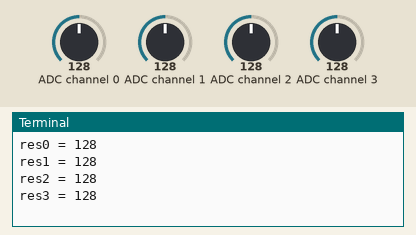
Recording of a program running on a simulated Raspberry Pi (BCM pin numbers). Shown: the last lines printed to the terminal. The test bench sets the inputs (shaded band); at power-on: ADC channel 0 = 128, ADC channel 1 = 128, ADC channel 2 = 128, ADC channel 3 = 128 (analog values on the 0–255 scale).

Above: at 1.2 s.
1.3 s: ADC channel 0 set to 178
At 1.52 s:
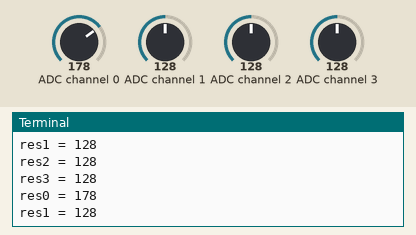
3.2 s: ADC channel 1 set to 178
At 4.9 s:
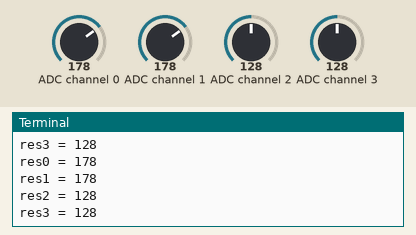
5.1 s: ADC channel 2 set to 178
At 6.5 s:
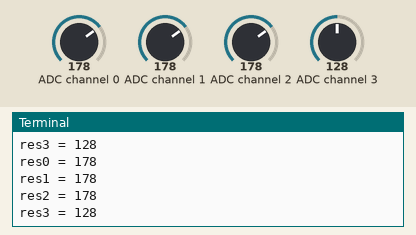
7.0 s: ADC channel 3 set to 178
At 7.8 s:
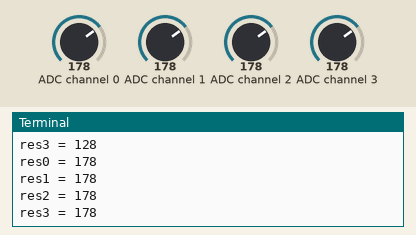
8.9 s: ADC channel 0 set to 247
At 9.96 s:
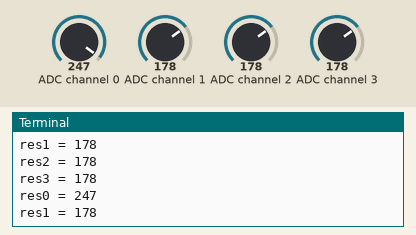
10.8 s: ADC channel 1 set to 247
At 12.5 s:
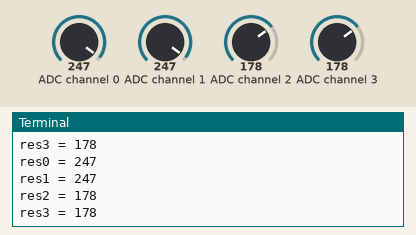
Timing chart, 0 to 13.7 s (numbered marks = the images above; inputs shaded):
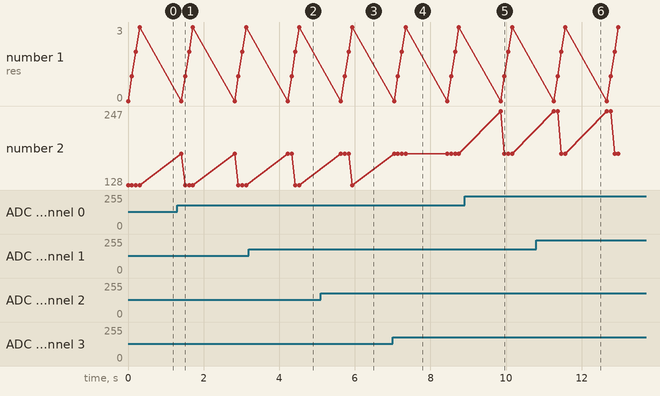

Measured:
- after the input at 1.3 s, the terminal: prints a new line after 0.11 s (image 1)
- after the input at 3.2 s, the terminal: prints a new line after 1.1 s (image 2)
- after the input at 5.1 s, the terminal: prints a new line after 0.73 s (image 3)
- after the input at 7.0 s, the terminal: prints a new line after 0.34 s (image 4)
- after the input at 8.9 s, the terminal: prints a new line after 0.95 s (image 5)
- after the input at 10.8 s, the terminal: prints a new line after 0.56 s (image 6)

The program:

ADC0834.py
```python
#!/usr/bin/env python3
#-----------------------------------------------------
#
#		This is a program for all ADC chip. It
#	convert analog singnal to digital signal.
#
#		This program is most analog signal modules'
#	dependency. Use it like this:
#		`import ADC0834`
#		`sig = ADC0834.getResult(chn)`
#
#	*'chn' should be 0,1,2,3 represent for ch0, ch1, ch2, ch3
#	on ADC0834
#


from gpiozero import OutputDevice,InputDevice
import time

ADC_P_CS  = 17
ADC_P_CLK = 18
ADC_P_DIO = 27

# using default pins for backwards compatibility
def setup(cs=17,clk=18,dio=27):
	global ADC_CS, ADC_CLK, ADC_DIO
	global ADC_P_CS, ADC_P_CLK, ADC_P_DIO
	ADC_P_CS=cs
	ADC_P_CLK=clk
	ADC_P_DIO=dio
	ADC_CS=OutputDevice(ADC_P_CS)
	ADC_CLK=OutputDevice(ADC_P_CLK)
	ADC_DIO=OutputDevice(ADC_P_DIO)
	# GPIO.setup(ADC_CS, GPIO.OUT)		# Set pins' mode is output
	# GPIO.setup(ADC_CLK, GPIO.OUT)		# Set pins' mode is output


def destroy():
	# GPIO.cleanup()
	pass

# using channel = 0 as default for backwards compatibility
def getResult(channel=0):	 				# Get ADC result, input channel
	global ADC_CS, ADC_CLK, ADC_DIO

	sel = int(channel > 1 & 1)
	odd = channel & 1
	# print("sel: {}, odd: {}".format(sel, odd))

	# GPIO.setup(ADC_DIO, GPIO.OUT)
	ADC_DIO.close()
	ADC_DIO=OutputDevice(ADC_P_DIO)
	ADC_CS.off()
	# Start bit

	ADC_CLK.off()

	ADC_DIO.on()
	time.sleep(0.000002)

	ADC_CLK.on()
	time.sleep(0.000002)

	# Single End mode
	ADC_CLK.off()
	ADC_DIO.on()
	time.sleep(0.000002)
	ADC_CLK.on()
	time.sleep(0.000002)

	# ODD
	ADC_CLK.off()
	if odd:
		ADC_DIO.on()
	else:
		ADC_DIO.off()
	#GPIO.output(ADC_DIO, odd)

	time.sleep(0.000002)
	ADC_CLK.on()
	time.sleep(0.000002)

	# Select
	ADC_CLK.off()
	if sel:
		ADC_DIO.on()
	else:
		ADC_DIO.off()
    #GPIO.output(ADC_DIO, sel)
	time.sleep(0.000002)
	ADC_CLK.on()

	time.sleep(0.000002)
	ADC_CLK.off()
	time.sleep(0.000002)

	# ODD
	# ADC_CLK.off()
	# GPIO.output(ADC_DIO, channel)
	# time.sleep(0.000002)
	# ADC_CLK.on()
	# ADC_DIO.on()
	# time.sleep(0.000002)
	# ADC_CLK.off()
	# ADC_DIO.on()
	# time.sleep(0.000002)

	dat1 = 0
	ADC_DIO.close()
	ADC_DIO =InputDevice(ADC_P_DIO)
	for i in range(0, 8):
		ADC_CLK.on();  time.sleep(0.000002)
		ADC_CLK.off();  time.sleep(0.000002)

		#GPIO.setup(ADC_DIO, GPIO.IN)
		dat1 = dat1 << 1 | ADC_DIO.value #GPIO.input(ADC_DIO)

	dat2 = 0
	for i in range(0, 8):
		#dat2 = dat2 | GPIO.input(ADC_DIO) << i
		dat2 = dat2 | ADC_DIO.value << i
		ADC_CLK.on();  time.sleep(0.000002)
		ADC_CLK.off();  time.sleep(0.000002)

	ADC_CS.on()
	ADC_DIO.close()
	ADC_DIO=OutputDevice(ADC_P_DIO)
	#GPIO.setup(ADC_DIO, GPIO.OUT)

	if dat1 == dat2:
		return dat1
	else:
		return 0

def getResult1():
	return getResult(1)


def loop():
	while True:
		for i in range(4):
			res = getResult(i)
			print ('res{} = {}'.format(i,res))
			time.sleep(0.1)
		time.sleep(1)

if __name__ == '__main__':		# Program start from here
	setup()
	try:
		loop()
	except KeyboardInterrupt:  	# When 'Ctrl+C' is pressed, the child program destroy() will be  executed.
		destroy()
```
